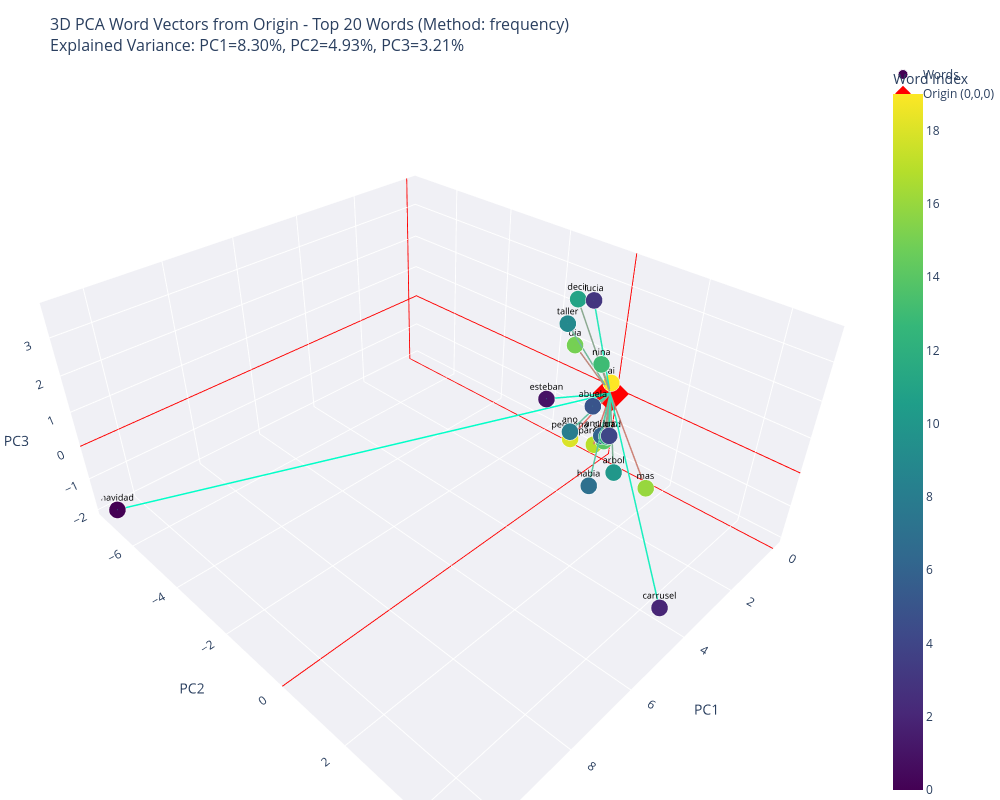

Notebook cell for this chart:
### Code cell
co_ocurrence.apply_pca()

co_ocurrence.plot_3d_interactive()

### Figure 1 — Plotly figure (JSON) as saved in the notebook; plotly's stock layout.template omitted (floating-point values rounded to 4 significant figures)
{"data": [{"hoverinfo": "skip", "line": {"color": "rgb(0, 255, 200)", "width": 3}, "mode": "lines", "showlegend": false, "type": "scatter3d", "x": [0, 10.68], "y": [0, -7.306], "z": [0, -1.977]}, {"hoverinfo": "skip", "line": {"color": "rgb(12, 247, 195)", "width": 3}, "mode": "lines", "showlegend": false, "type": "scatter3d", "x": [0, 3.932], "y": [0, 0.842], "z": [0, 2.047]}, {"hoverinfo": "skip", "line": {"color": "rgb(25, 239, 190)", "width": 3}, "mode": "lines", "showlegend": false, "type": "scatter3d", "x": [0, 4.677], "y": [0, 4.765], "z": [0, -1.011]}, {"hoverinfo": "skip", "line": {"color": "rgb(38, 231, 185)", "width": 3}, "mode": "lines", "showlegend": false, "type": "scatter3d", "x": [0, 2.073], "y": [0, 0.5406], "z": [0, 3.675]}, {"hoverinfo": "skip", "line": {"color": "rgb(51, 224, 180)", "width": 3}, "mode": "lines", "showlegend": false, "type": "scatter3d", "x": [0, 2.929], "y": [0, 1.925], "z": [0, 1.093]}, {"hoverinfo": "skip", "line": {"color": "rgb(63, 216, 175)", "width": 3}, "mode": "lines", "showlegend": false, "type": "scatter3d", "x": [0, 2.461], "y": [0, 1.099], "z": [0, 1.284]}, {"hoverinfo": "skip", "line": {"color": "rgb(76, 208, 170)", "width": 3}, "mode": "lines", "showlegend": false, "type": "scatter3d", "x": [0, 0.8994], "y": [0, 0.454], "z": [0, -0.6776]}, {"hoverinfo": "skip", "line": {"color": "rgb(89, 200, 165)", "width": 3}, "mode": "lines", "showlegend": false, "type": "scatter3d", "x": [0, 2.21], "y": [0, 1.105], "z": [0, -1.226]}, {"hoverinfo": "skip", "line": {"color": "rgb(102, 193, 160)", "width": 3}, "mode": "lines", "showlegend": false, "type": "scatter3d", "x": [0, 1.886], "y": [0, 0.1482], "z": [0, -0.2071]}, {"hoverinfo": "skip", "line": {"color": "rgb(114, 185, 155)", "width": 3}, "mode": "lines", "showlegend": false, "type": "scatter3d", "x": [0, 1.222], "y": [0, -0.7114], "z": [0, 2.284]}, {"hoverinfo": "skip", "line": {"color": "rgb(127, 177, 150)", "width": 3}, "mode": "lines", "showlegend": false, "type": "scatter3d", "x": [0, 1.512], "y": [0, 1.337], "z": [0, -1.061]}, {"hoverinfo": "skip", "line": {"color": "rgb(140, 169, 145)", "width": 3}, "mode": "lines", "showlegend": false, "type": "scatter3d", "x": [0, 2.297], "y": [0, 0.2646], "z": [0, 3.689]}, {"hoverinfo": "skip", "line": {"color": "rgb(153, 162, 140)", "width": 3}, "mode": "lines", "showlegend": false, "type": "scatter3d", "x": [0, 0.8659], "y": [0, 0.6054], "z": [0, -0.6452]}, {"hoverinfo": "skip", "line": {"color": "rgb(165, 154, 135)", "width": 3}, "mode": "lines", "showlegend": false, "type": "scatter3d", "x": [0, 1.475], "y": [0, 0.5585], "z": [0, 1.768]}, {"hoverinfo": "skip", "line": {"color": "rgb(178, 146, 130)", "width": 3}, "mode": "lines", "showlegend": false, "type": "scatter3d", "x": [0, 0.7502], "y": [0, 0.456], "z": [0, -0.9233]}, {"hoverinfo": "skip", "line": {"color": "rgb(191, 138, 125)", "width": 3}, "mode": "lines", "showlegend": false, "type": "scatter3d", "x": [0, 0.9222], "y": [0, -0.6392], "z": [0, 1.587]}, {"hoverinfo": "skip", "line": {"color": "rgb(204, 131, 120)", "width": 3}, "mode": "lines", "showlegend": false, "type": "scatter3d", "x": [0, 1.379], "y": [0, 2.219], "z": [0, -1.14]}, {"hoverinfo": "skip", "line": {"color": "rgb(216, 123, 115)", "width": 3}, "mode": "lines", "showlegend": false, "type": "scatter3d", "x": [0, 0.8133], "y": [0, 0.2116], "z": [0, -1.133]}, {"hoverinfo": "skip", "line": {"color": "rgb(229, 115, 110)", "width": 3}, "mode": "lines", "showlegend": false, "type": "scatter3d", "x": [0, 1.364], "y": [0, -0.179], "z": [0, -0.8626]}, {"hoverinfo": "skip", "line": {"color": "rgb(242, 107, 105)", "width": 3}, "mode": "lines", "showlegend": false, "type": "scatter3d", "x": [0, 0.01614], "y": [0, -0.006623], "z": [0, 0.3415]}, {"hovertemplate": "<b>%{text}</b><br>PC1: %{x:.3f}<br>PC2: %{y:.3f}<br>PC3: %{z:.3f}<br><extra></extra>", "marker": {"color": [0, 1, 2, 3, 4, 5, 6, 7, 8, 9, 10, 11, 12, 13, 14, 15, 16, 17, 18, 19], "colorbar": {"title": {"text": "Word Index"}, "x": 1.02}, "colorscale": [[0, "#440154"], [0.1111, "#482878"], [0.2222, "#3e4989"], [0.3333, "#31688e"], [0.4444, "#26828e"], [0.5556, "#1f9e89"], [0.6667, "#35b779"], [0.7778, "#6ece58"], [0.8889, "#b5de2b"], [1, "#fde725"]], "line": {"color": "white", "width": 1}, "showscale": true, "size": 10}, "mode": "markers+text", "name": "Words", "text": ["navidad", "esteban", "carrusel", "lucia", "iuz", "abuela", "anciano", "habia", "ano", "taller", "arbol", "decir", "ciudad", "nina", "clara", "dia", "mas", "parecia", "pequena", "ai"], "textfont": {"color": "black", "size": 9}, "textposition": "top center", "type": "scatter3d", "x": [10.68, 3.932, 4.677, 2.073, 2.929, 2.461, 0.8994, 2.21, 1.886, 1.222, 1.512, 2.297, 0.8659, 1.475, 0.7502, 0.9222, 1.379, 0.8133, 1.364, 0.01614], "y": [-7.306, 0.842, 4.765, 0.5406, 1.925, 1.099, 0.454, 1.105, 0.1482, -0.7114, 1.337, 0.2646, 0.6054, 0.5585, 0.456, -0.6392, 2.219, 0.2116, -0.179, -0.006623], "z": [-1.977, 2.047, -1.011, 3.675, 1.093, 1.284, -0.6776, -1.226, -0.2071, 2.284, -1.061, 3.689, -0.6452, 1.768, -0.9233, 1.587, -1.14, -1.133, -0.8626, 0.3415]}, {"hovertemplate": "<b>Origin</b><br>PC1: 0<br>PC2: 0<br>PC3: 0<extra></extra>", "marker": {"color": "red", "size": 12, "symbol": "diamond"}, "mode": "markers", "name": "Origin (0,0,0)", "type": "scatter3d", "x": [0], "y": [0], "z": [0]}], "layout": {"height": 800, "hovermode": "closest", "margin": {"b": 0, "l": 0, "r": 0, "t": 60}, "scene": {"xaxis": {"backgroundcolor": "rgb(240, 240, 245)", "gridcolor": "white", "showbackground": true, "title": {"text": "PC1"}, "zeroline": true, "zerolinecolor": "red", "zerolinewidth": 2}, "yaxis": {"backgroundcolor": "rgb(240, 240, 245)", "gridcolor": "white", "showbackground": true, "title": {"text": "PC2"}, "zeroline": true, "zerolinecolor": "red", "zerolinewidth": 2}, "zaxis": {"backgroundcolor": "rgb(240, 240, 245)", "gridcolor": "white", "showbackground": true, "title": {"text": "PC3"}, "zeroline": true, "zerolinecolor": "red", "zerolinewidth": 2}}, "showlegend": true, "title": {"font": {"size": 16}, "text": "3D PCA Word Vectors from Origin - Top 20 Words (Method: frequency)<br>Explained Variance: PC1=8.30%, PC2=4.93%, PC3=3.21%"}, "width": 1000}}
